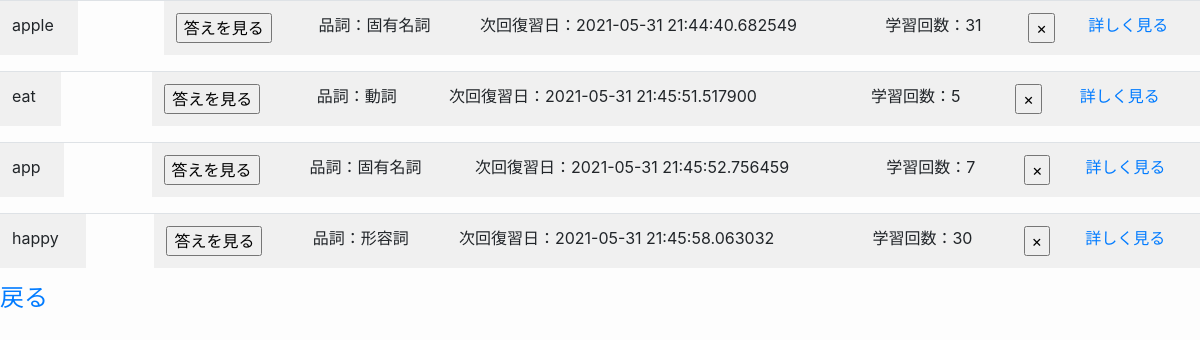
Page /allstudying (signed in) on the earlier database version.
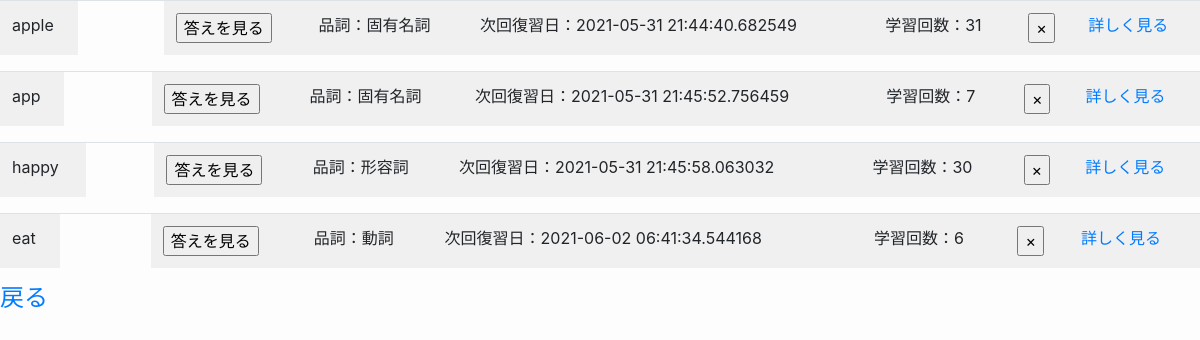
Same page on the later database version.
### models/models.py (models this page shows, shortened)
class List(Base):
    __tablename__ = 'lists'
    id = Column(Integer, primary_key=True)
    userid = Column(String(128))
    front = Column(String(128))
    back = Column(String(128))
    partofspeech = Column(Text)
    memo = Column(Text)
    sumcount = Column(Integer)
    count = Column(Integer)
    date = Column(DateTime, default=datetime.today())

### app/app.py (the view)
@app.route("/allstudying")
def allstudying():
    if "user_name" in session:
        name = session["user_name"]
        studyALL = List.query.filter_by(userid=name).order_by(List.date.asc())
        return render_template("allstudying.html",studyALL=studyALL)
    else:
        return redirect(url_for("top",status="logout"))

### app/templates/allstudying.html (shortened to what this page needs)
{% extends "layout.html" %}
{% block time %}
<div class="table-responsive">
    {% for studyone in studyALL %}
    <table class="table table-striped">
        <tr>
            <td>{{studyone.front}}</td>
            <td>
                <input type="button" value="答えを見る" onclick="clickBtn('{{studyone.id}}')" />
            </td>
            <td>品詞：{{studyone.partofspeech}}</td>
            <td>次回復習日：{{studyone.date}}</td>
            <td>学習回数：{{studyone.sumcount}}</td>
            <td>
                <form action="/repeats_allstudying/{{studyone.id}}" method="post" name="repeats_allstudying">
                    <input type="submit" name="repeats_allstudying" value="×">
                </form>
            </td>
            <td>
                <a class="pronounce" href="/pronounce/{{studyone.id}}">詳しく見る</a>
            </td>
        </tr>
    </table>
    {% endfor %}
</div>
<h4><a class="new" href="/index">戻る</a></h4>
{% endblock %}

Differences in the rows shown:
changed List "eat": date "2021-05-31 21:45:51.517900" → "2021-06-02 06:41:34.544168"; sumcount "5" → "6"; moves down the list
